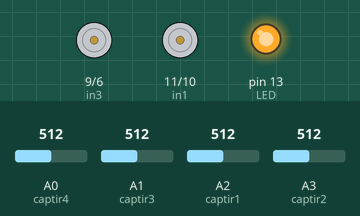
This sketch was run on a simulated Arduino Uno, built with avr-gcc and run on an emulated ATmega328P. On the bench: motor-driver pin pairs drawn as motors (green arrow = first pin HIGH = forward, orange = second pin HIGH = backward, longer = more drive), output pins drawn as LEDs (lit = HIGH). The test bench sets the inputs (shaded band); at power-on: A0 (captir4) = 512, A1 (captir3) = 512, A2 (captir1) = 512, A3 (captir2) = 512. What the sketch prints to the serial monitor is not drawn.

Above: at 0.1 s.
At 3.1 s:
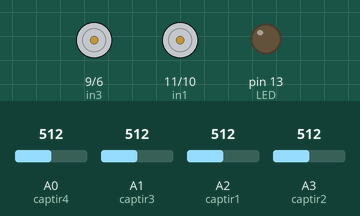
At 11.1 s:
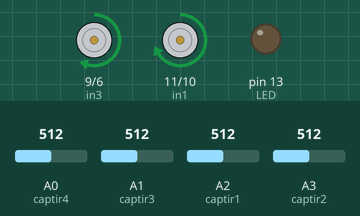
Timing chart, 0 to 12.6 s (numbered marks = the images above):
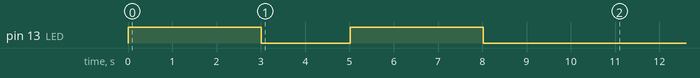

The sketch:

rio.ino
```cpp
const int captir1 =A2;
const int captir2 =A3 ;
const int captir3 =A1;
const int captir4 =A0 ;
int LED=13;

int c1_prime;
int c2_prime;
int c3_prime;
int c4_prime;

int c1;
int c2;
int c3;
int c4;

/*const int trigPin1 = A4;
const int echoPin1 =A5 ;

const int trigPin2 =A2 ;
const int echoPin2 =A3 ;

const int trigPin3= A0;
const int echoPin3 = A1;*/

const int in1=11;
const int in2=10;
const int in3=9;;
const int in4=6;

int v1, v2,v3,v4;

int seuil1;
int seuil2;
int seuil3;
int seuil4;
int k=1;

int state, previous;

void setup() {
pinMode (captir1,INPUT);
pinMode (captir2,INPUT);
pinMode (captir3,INPUT);
pinMode (captir4,INPUT);

  pinMode (in1,OUTPUT);
  pinMode (in2,OUTPUT);
  pinMode (in3,OUTPUT);
  pinMode (in4,OUTPUT);
  pinMode (LED, OUTPUT);
  Serial.begin(9600);

digitalWrite(LED,HIGH);
delay(3000);
int bl1=black(captir1);
int bl2=black(captir2);
int bl3=black(captir3);
int bl4=black(captir4);
digitalWrite(LED,LOW);
delay(2000);

digitalWrite(LED,HIGH);
delay(3000);
int wh1=white(captir1);
int wh2=white(captir2);
int wh3=white(captir3);
int wh4=white(captir4);
digitalWrite(LED,LOW);

 seuil1=(bl1+wh1)/2;
seuil2=(bl2+wh2)/2;
 seuil3=(bl3+wh3)/2;
 seuil4=(bl4+wh4)/2;
delay (3000);

forward();
delay(500);

if(k==6){
digitalWrite(LED,HIGH);}
else{
digitalWrite(LED,LOW);}

}
int convert(int captir, int seuil)
{
  if(captir>seuil)
  return 1;

  return 0;
}

int binaire (int c1, int c2, int c3, int c4)
{return c4*1000+c3*100+c2*10+c1;

}

void reverse()
{analogWrite(in1, 0);
analogWrite(in2, 200);
analogWrite(in3, 0);
analogWrite(in4, 200);

}

void stop()
{analogWrite(in1, 0);
analogWrite(in2, 0);
analogWrite(in3, 0);
analogWrite(in4, 0);
}


void forward()
{analogWrite(in1, 200);
analogWrite(in2, 0);
analogWrite(in3, 155); //155
analogWrite(in4, 0);
}

void right()
{analogWrite(in1, 0);
analogWrite(in2, 0);
analogWrite(in3, 200);
analogWrite(in4, 0);
}

void left()
{analogWrite(in1, 100);
analogWrite(in2, 0);
analogWrite(in3, 0);
analogWrite(in4, 250);

}

float black (int captir1)
{
int s=0;
for( int i=0;i<30 ; i++){
int val1=analogRead(captir1);
s=s+val1;
}
return( s/30);
}

float white ( int captir1){
int x=0;
for( int i=0;i<30 ; i++){
int val2=analogRead(captir1);
x=x+val2;
}
return( x/30);}


void loop() {

//int k = 1;
// int c1_prime = analogRead(captir1);
// int c2_prime = analogRead(captir2);
// int c3_prime = analogRead(captir3);
// int c4_prime = analogRead(captir4);
// for(int j=0; j<4;j++){
// c1 = analogRead(captir1);
// c2 = analogRead(captir2);
// c3 = analogRead(captir3);
// c4 = analogRead(captir4);

// if (c1!=c1_prime||c2!=c2_prime||c3!=c3_prime||c4!=c4_prime){
//   k=0;
// }

// }
c1 = analogRead(captir1);
c2 = analogRead(captir2);
c3 = analogRead(captir3);
c4 = analogRead(captir4);

v1=convert(c1,seuil1);
v2=convert(c2,seuil2);
v3=convert(c3,seuil3);
v4=convert(c4,seuil4);

state = binaire(v1,v2,v3,v4);

if((c1<seuil1) && (c2>seuil2) && (c3>seuil3) && (c4<seuil4))
{forward();}

if((c1>seuil1) && (c2<seuil2) && (c3<seuil3) && (c4<seuil4))
{right();}

if((c1>seuil1) && (c2 > seuil2) && (c3<seuil3) && (c4<seuil4))
{right();}

if((c1>seuil1) && (c2 >seuil2) && (c3>seuil3) && (c4<seuil4))
{
if(previous != state )
k++;
if(k!=6)
right();
else
left();
}

if((c1 <seuil1) && (c2 <seuil2) && (c3<seuil3) && (c4>seuil4))
{left();}

if((c1 <seuil1) && (c2 <seuil2) && (c3 >seuil3) && (c4>seuil4))
{left();}

if((c1 <seuil1) && (c2 >seuil2) && (c3 >seuil3) && (c4>seuil4))
{left();}

if((c1 >seuil1) && (c2 >seuil2) && (c3 >seuil3) && (c4>seuil4) )
{ forward();}

if((c1 <seuil1) && (c2 <seuil2) && (c3 >seuil3) && (c4<seuil4))
{left();}

if((c1 <seuil1) && (c2 >seuil2) && (c3 <seuil3) && (c4<seuil4))
{right();}
Serial.println(state);
Serial.println(k);

previous = state;
}  
```
